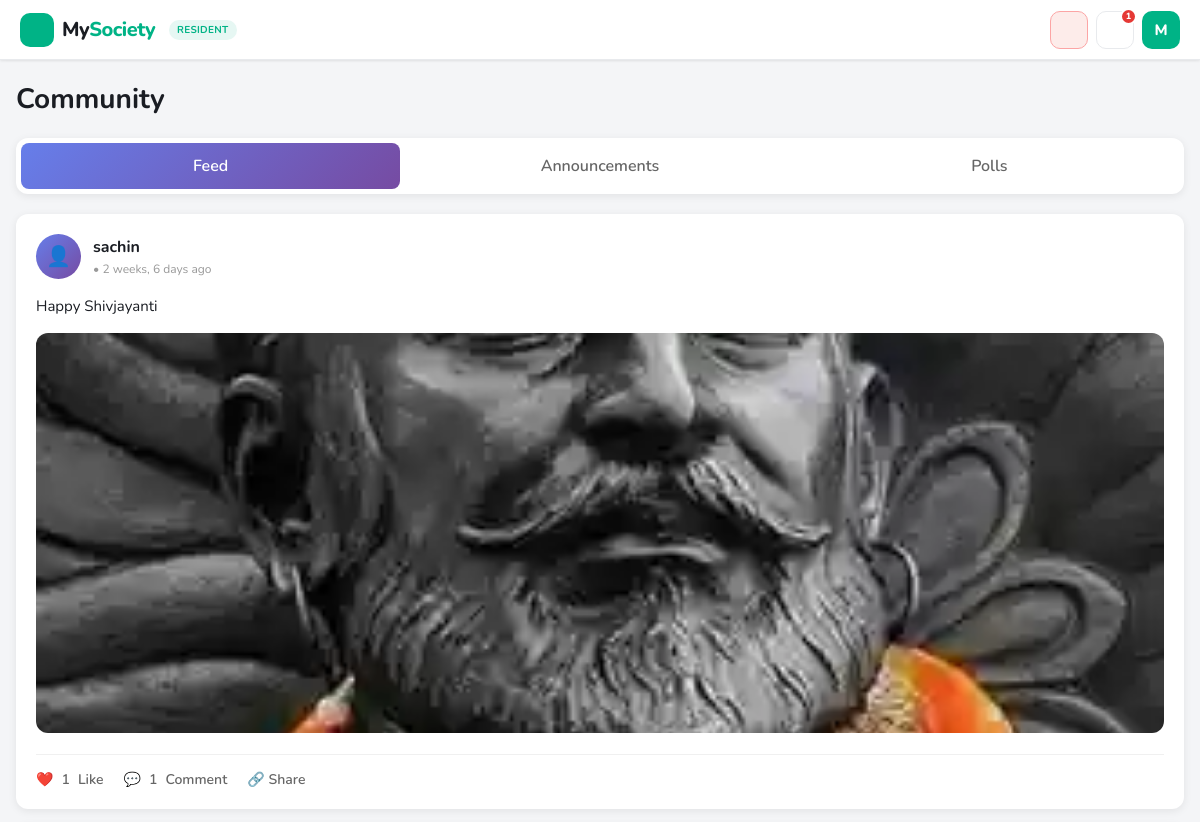
The app's page /resident/notices/ (signed in, upper part), older data.
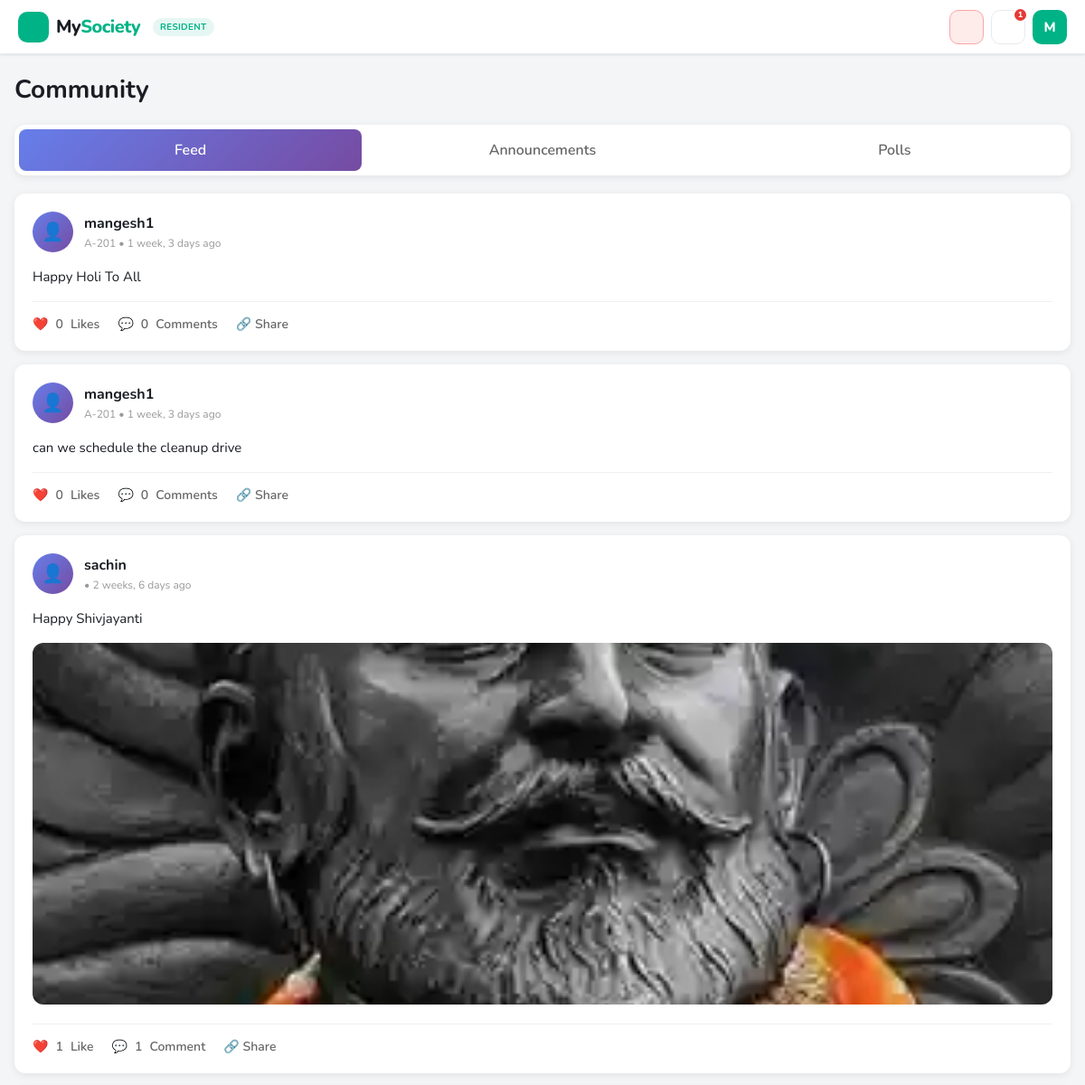
The same page, newer data.
### core/models.py (models this page shows, shortened)
class CommunityPost(models.Model):
    society = models.ForeignKey(
        Society,
        on_delete=models.CASCADE,
        related_name="community_posts",
        null=True,  # Add temporarily for migration
        blank=True
    )
    user = models.ForeignKey(User, on_delete=models.CASCADE)
    apartment = models.ForeignKey(
        Apartment,
        on_delete=models.SET_NULL,
        null=True,
        blank=True
    )
    content = models.TextField()
    image = models.ImageField(upload_to='posts/', blank=True, null=True)
    likes = models.PositiveIntegerField(default=0)
    comments = models.PositiveIntegerField(default=0)
    created_at = models.DateTimeField(auto_now_add=True)
    class Meta:
        ordering = ['-created_at']

class Apartment(models.Model):
    society = models.ForeignKey(
        Society,
        on_delete=models.CASCADE,
        related_name="apartments"
    )
    block = models.CharField(max_length=20)
    flat_number = models.CharField(max_length=20)

### core/views.py (the view)
# urls.py: path("resident/notices/", views.resident_notices, name="resident_notices"),
@login_required
@role_required("resident")
def resident_notices(request):
    try:
        profile = request.user.userprofile
        society = profile.society
        if not society:
            messages.error(request, "You are not associated with any society.")
            return redirect('home')
        posts = CommunityPost.objects.filter(society=society).select_related('user', 'apartment')
        announcements = Announcement.objects.filter(society=society).select_related('created_by')
        polls = Poll.objects.filter(society=society).prefetch_related('options', 'poll_votes')
        user_voted_polls = PollVote.objects.filter(
            user=request.user,
            poll__society=society
        ).values_list('poll_id', flat=True)
        liked_post_ids = PostLike.objects.filter(
            user=request.user,
            post__society=society
        ).values_list('post_id', flat=True)
        alert_unread = Notification.objects.filter(
            user=request.user,
            is_read=False
        ).count()
        chat_unread = ChatMessage.objects.filter(
            receiver=request.user,
            is_read=False
        ).exclude(sender=request.user).count()
        mp_unread = MarketplaceMessage.objects.filter(
            receiver=request.user,
            is_read=False
        ).count()
        notification_count = alert_unread + chat_unread + mp_unread
        context = {
            'posts': posts,
            'announcements': announcements,
            'polls': polls,
            'user_voted_polls': list(user_voted_polls),
            'user_apartment': profile.apartment,
            'liked_post_ids': list(liked_post_ids),
            'is_admin': profile.role in ['admin', 'society_admin'],
            'user_role': profile.role,
            'notification_count': notification_count,
        }
        return render(request, "resident_notices.html", context)
    except Exception as e:
        messages.error(request, f"Error loading community page: {str(e)}")
        return redirect('home')

### core/context_processors.py (called while the page is built, shortened)
def base_context(request):
    if not request.user.is_authenticated:
        return {}
    profile = getattr(request.user, "userprofile", None)
    return {
        "current_user": request.user,
        "current_role": profile.role if profile else None,
        "notification_count": Notification.objects.filter(
            user=request.user,
            is_read=False
        ).count(),
    }

def global_context(request):
    if not request.user.is_authenticated:
        return {
            "notification_count": 0,
            "current_user": None,
            "current_role": None,
        }
    user = request.user
    profile = getattr(user, "userprofile", None)
    unread_chat = ChatMessage.objects.filter(
        receiver=user,
        is_read=False
    ).count()
    unread_notifications = Notification.objects.filter(
        user=user,
        is_read=False
    ).count()
    return {
        "current_user": user,
        "current_role": profile.role if profile else None,
        "notification_count": unread_chat + unread_notifications,
    }

def guard_notification_count(request):
    return {"guard_notification_count": 0}

### templates/resident_notices.html (shortened to what this page needs)
{% extends "base.html" %}
{% block content %}
<div>
    <h1 class="page-title">Community</h1>
    <div class="tabs">
        <div class="tab active" data-tab="feed">Feed</div>
        <div class="tab" data-tab="announcements">Announcements</div>
        <div class="tab" data-tab="polls">Polls</div>
    </div>
    <div id="feed-section" class="tab-content">
        {% for post in posts %}
        <div class="post-card" data-post-id="{{ post.id }}">
            <div class="post-header">
                <div class="post-author">
                    <div class="author-avatar">👤</div>
                    <div class="author-info">
                        <h4>{{ post.user.get_full_name|default:post.user.username }}</h4>
                        <p>{% if post.apartment %}{{ post.apartment.block }}-{{ post.apartment.flat_number }}{% endif %} • {{ post.created_at|timesince }} ago</p>
                    </div>
                </div>
            </div>
            <div class="post-content">{{ post.content }}</div>
            {% if post.image %}
            <img src="{{ post.image.url }}" class="post-image" alt="Post image">
            {% endif %}
            <div class="post-actions">
                <div class="action-btn like-btn
                    {% if post.id in liked_post_ids %}liked{% endif %}"
                    data-post-id="{{ post.id }}"
                    onclick="likePost({{ post.id }})">
                    ❤️ <span class="like-count">{{ post.likes }}</span> Like{{ post.likes|pluralize }}
                </div>
                <div class="action-btn" onclick="openComments({{ post.id }})">
                    💬 <span class="comment-count">{{ post.comments }}</span>
                    Comment{{ post.comments|pluralize }}
                </div>
                <div class="action-btn" onclick="sharePost({{ post.id }})">🔗 Share</div>
            </div>
        </div>
        {% empty %}
        <div class="empty-state">
            <div class="empty-state-icon">📝</div>
            <h3>No posts yet</h3>
            <p>Be the first to share something with your community!</p>
        </div>
        {% endfor %}
    </div>
</div>
{% endblock %}

Row changes from the older to the newer data that the page shows:
added CommunityPost: user.get_full_name "mangesh1", apartment.block "A", apartment.flat_number "201", created_at "1 week, 3 days", content "Happy Holi To All", likes "0", comments "0"
added CommunityPost: user.get_full_name "mangesh1", apartment.block "A", apartment.flat_number "201", created_at "1 week, 3 days", content "can we schedule the cleanup drive", likes "0", comments "0"
